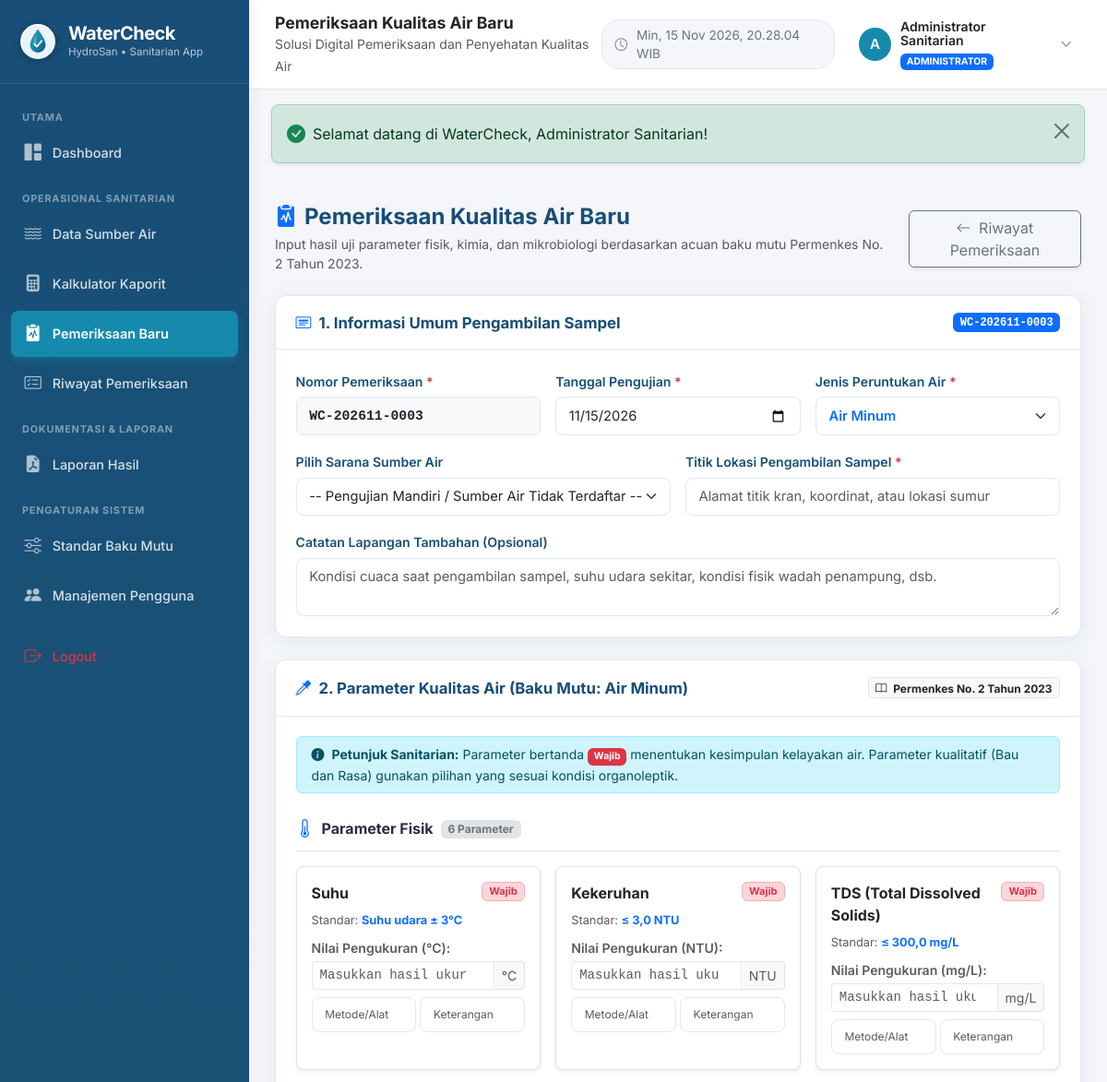
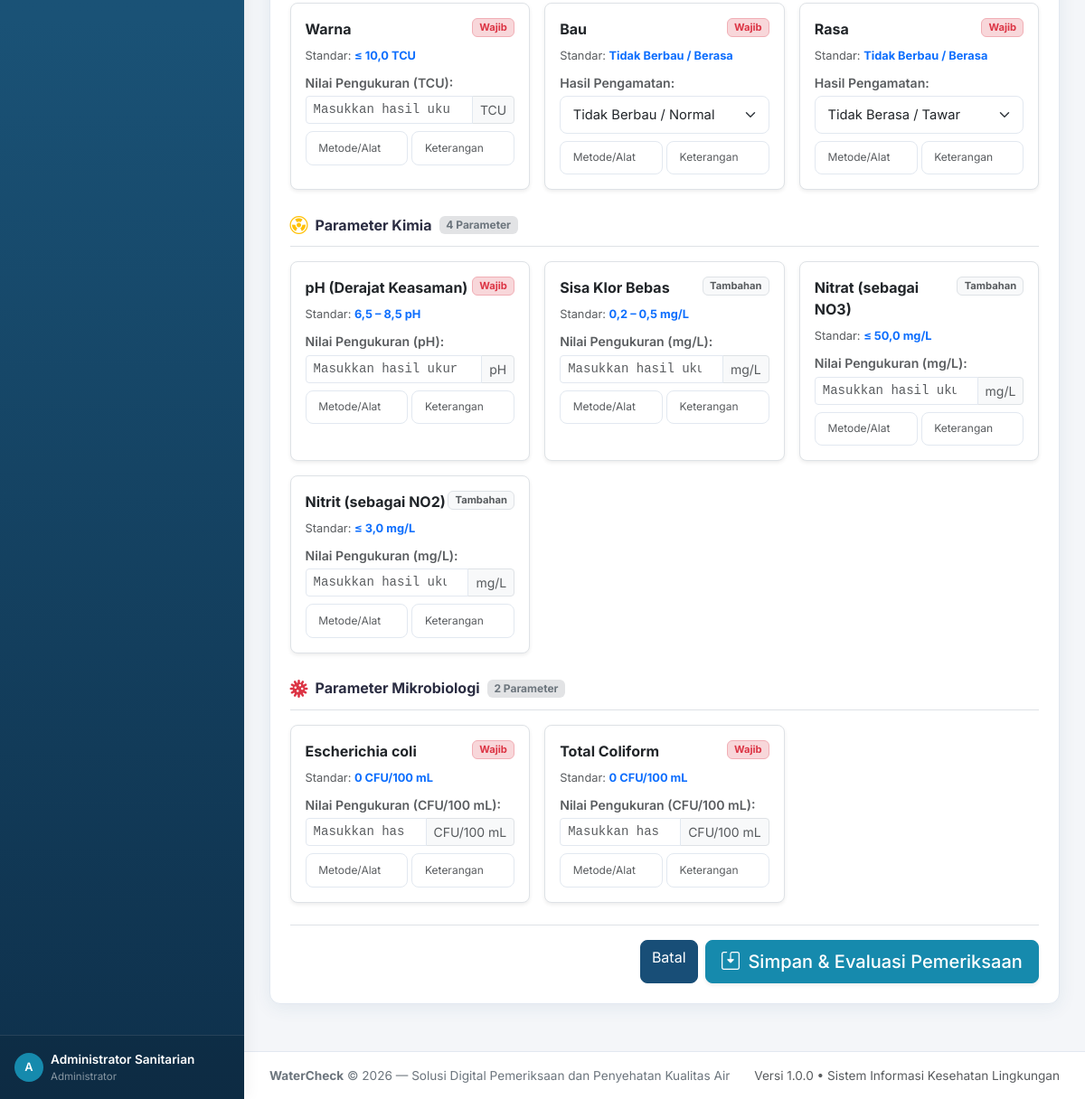
The page /pages/pemeriksaan/tambah.php (signed in) on the database its author committed (2 pictures, top to bottom).
### tables this page shows
CREATE TABLE `standar_baku_mutu` (
  `id` INT AUTO_INCREMENT PRIMARY KEY,
  `nama_parameter` VARCHAR(100) NOT NULL,
  `jenis_air` ENUM('Air Minum', 'Air Higiene Sanitasi') NOT NULL,
  `kategori` ENUM('Fisik', 'Kimia', 'Mikrobiologi') NOT NULL DEFAULT 'Fisik',
  `nilai_min` DECIMAL(10,3) NULL,
  `nilai_max` DECIMAL(10,3) NULL,
  `satuan` VARCHAR(50) NOT NULL,
  `operator` ENUM('MIN_MAX', 'MAX', 'MIN', 'EQUALS_ZERO', 'QUALITATIVE', 'SUHU') NOT NULL DEFAULT 'MAX',
  `wajib` TINYINT(1) NOT NULL DEFAULT 1 COMMENT '1 = Wajib, 0 = Tambahan/Opsional',
  `keterangan` TEXT NULL,
  `sumber_regulasi` VARCHAR(150) NOT NULL DEFAULT 'Permenkes No. 2 Tahun 2023',
  `tahun_regulasi` VARCHAR(10) NOT NULL DEFAULT '2023',
  `terverifikasi` TINYINT(1) NOT NULL DEFAULT 1 COMMENT '1 = Terverifikasi regulasi, 0 = Belum',
  `aktif` TINYINT(1) NOT NULL DEFAULT 1,
  `created_at` TIMESTAMP DEFAULT CURRENT_TIMESTAMP,
  `updated_at` TIMESTAMP DEFAULT CURRENT_TIMESTAMP ON UPDATE CURRENT_TIMESTAMP,
  INDEX `idx_standar_jenis` (`jenis_air`),
  INDEX `idx_standar_parameter` (`nama_parameter`),
  INDEX `idx_standar_aktif` (`aktif`)
);

### includes/functions.php (called while the page is built, shortened)
<?php
function formatAngka($number, int $decimals = 2): string {
    $num = (float)$number;
    return number_format($num, $decimals, ',', '.');
}
function generateNomorPemeriksaan(PDO $pdo): string {
    $prefix = 'WC-' . date('Ym') . '-';
    $stmt = $pdo->prepare("SELECT nomor_pemeriksaan FROM pemeriksaan WHERE nomor_pemeriksaan LIKE :prefix ORDER BY id DESC LIMIT 1");
    $stmt->execute([':prefix' => $prefix . '%']);
    $lastRecord = $stmt->fetch();
    if ($lastRecord && preg_match('/' . preg_quote($prefix, '/') . '(\d+)/', $lastRecord['nomor_pemeriksaan'], $matches)) {
        $nextNumber = (int)$matches[1] + 1;
    } else {
        $nextNumber = 1;
    }
    return $prefix . str_pad((string)$nextNumber, 4, '0', STR_PAD_LEFT);
}

### pages/pemeriksaan/tambah.php (the view, shortened to what this page needs)
<?php
require_once __DIR__ . '/../../includes/header.php';
require_once __DIR__ . '/../../includes/sidebar.php';
require_once __DIR__ . '/../../includes/navbar.php';
$selectedJenisAir = $_GET['jenis_air'] ?? 'Air Minum';
$nomorOtomatis = generateNomorPemeriksaan($pdo);
try {
    $stmt = $pdo->prepare("
        SELECT * FROM standar_baku_mutu
        WHERE jenis_air = :jenis_air AND aktif = 1 AND terverifikasi = 1
        ORDER BY FIELD(kategori, 'Fisik', 'Kimia', 'Mikrobiologi'), wajib DESC, id ASC
    ");
    $stmt->execute([':jenis_air' => $selectedJenisAir]);
    $standarList = $stmt->fetchAll();
} catch (PDOException $e) {
    $standarList = [];
}
$defaultLokasi = '';
?>
<div class="d-flex flex-column flex-md-row justify-content-between align-items-md-center mb-4 gap-3">
    <div>
        <h4 class="fw-bold mb-1" style="color: #184e77;">
            <i class="bi bi-clipboard2-pulse-fill text-primary me-2"></i>Pemeriksaan Kualitas Air Baru
        </h4>
        <p class="text-muted small mb-0">Input hasil uji parameter fisik, kimia, dan mikrobiologi berdasarkan acuan baku mutu Permenkes No. 2 Tahun 2023.</p>
    </div>
    <div>
        <a href="<?= BASE_URL; ?>pages/pemeriksaan/index.php" class="btn btn-outline-secondary shadow-sm">
            <i class="bi bi-arrow-left me-1"></i> Riwayat Pemeriksaan
        </a>
    </div>
</div>
<form action="<?= BASE_URL; ?>pages/pemeriksaan/proses.php" method="POST" id="formPemeriksaan" autocomplete="off">
    <div class="card-wc mb-4">
        <div class="card-wc-header">
            <h6 class="card-wc-title">
                <i class="bi bi-card-heading text-primary"></i> 1. Informasi Umum Pengambilan Sampel
            </h6>
            <span class="badge bg-primary font-monospace"><?= htmlspecialchars($nomorOtomatis); ?></span>
        </div>
        <div class="card-wc-body">
            <div class="row g-3">
                <div class="col-md-4">
                    <label for="nomor_pemeriksaan" class="form-label">Nomor Pemeriksaan <span class="text-danger">*</span></label>
                    <input type="text" class="form-control font-monospace fw-bold bg-light" id="nomor_pemeriksaan" name="nomor_pemeriksaan" value="<?= htmlspecialchars($nomorOtomatis); ?>" readonly required>
                </div>
                <div class="col-md-4">
                    <label for="tanggal_pemeriksaan" class="form-label">Tanggal Pengujian <span class="text-danger">*</span></label>
                    <input type="date" class="form-control" id="tanggal_pemeriksaan" name="tanggal_pemeriksaan" value="<?= date('Y-m-d'); ?>" required>
                </div>
                <div class="col-md-4">
                    <label for="jenis_air" class="form-label">Jenis Peruntukan Air <span class="text-danger">*</span></label>
                    <select class="form-select fw-semibold text-primary" id="jenis_air" name="jenis_air" onchange="gantiJenisAir(this.value)" required>
                        <option value="Air Minum" <?= ($selectedJenisAir === 'Air Minum') ? 'selected' : ''; ?>>Air Minum</option>
                    </select>
                </div>
                <div class="col-md-6">
                    <label for="sumber_air_id" class="form-label">Pilih Sarana Sumber Air</label>
                    <select class="form-select" id="sumber_air_id" name="sumber_air_id" onchange="updateLokasi(this)">
                        <option value="">-- Pengujian Mandiri / Sumber Air Tidak Terdaftar --</option>
                    </select>
                </div>
                <div class="col-md-6">
                    <label for="lokasi" class="form-label">Titik Lokasi Pengambilan Sampel <span class="text-danger">*</span></label>
                    <input type="text" class="form-control" id="lokasi" name="lokasi" placeholder="Alamat titik kran, koordinat, atau lokasi sumur" value="<?= htmlspecialchars($defaultLokasi); ?>" required>
                </div>
                <div class="col-12">
                    <label for="catatan" class="form-label">Catatan Lapangan Tambahan (Opsional)</label>
                    <textarea class="form-control" id="catatan" name="catatan" rows="2" placeholder="Kondisi cuaca saat pengambilan sampel, suhu udara sekitar, kondisi fisik wadah penampung, dsb."></textarea>
                </div>
            </div>
        </div>
    </div>
    <div class="card-wc mb-4">
        <div class="card-wc-header d-flex justify-content-between align-items-center">
            <h6 class="card-wc-title">
                <i class="bi bi-eyedropper text-primary"></i> 2. Parameter Kualitas Air (Baku Mutu: <?= htmlspecialchars($selectedJenisAir); ?>)
            </h6>
            <span class="badge bg-light text-dark border">
                <i class="bi bi-book me-1"></i> Permenkes No. 2 Tahun 2023
            </span>
        </div>
        <div class="card-wc-body">
            <div class="alert alert-info py-2 small mb-4">
                <i class="bi bi-info-circle-fill me-1"></i>
                <strong>Petunjuk Sanitarian:</strong> Parameter bertanda <span class="badge bg-danger py-1">Wajib</span> menentukan kesimpulan kelayakan air. Parameter kualitatif (Bau dan Rasa) gunakan pilihan yang sesuai kondisi organoleptik.
            </div>
            <?php
            $grouped = [];
            foreach ($standarList as $st) {
                $grouped[$st['kategori']][] = $st;
            }
            ?>
            <?php foreach (['Fisik', 'Kimia', 'Mikrobiologi'] as $kategori): ?>
                <?php if (!empty($grouped[$kategori])): ?>
                    <div class="mb-4">
                        <div class="d-flex align-items-center gap-2 mb-3 pb-2 border-bottom">
                            <?php if ($kategori === 'Fisik'): ?>
                                <i class="bi bi-thermometer-half text-primary fs-5"></i>
                            <?php elseif ($kategori === 'Kimia'): ?>
                                <i class="bi bi-radioactive text-warning fs-5"></i>
                            <?php else: ?>
                                <i class="bi bi-virus text-danger fs-5"></i>
                            <?php endif; ?>
                            <h6 class="fw-bold mb-0 text-primary-dark">Parameter <?= htmlspecialchars($kategori); ?></h6>
                            <span class="badge bg-secondary-subtle text-secondary small"><?= count($grouped[$kategori]); ?> Parameter</span>
                        </div>
                        <div class="row g-3">
                            <?php foreach ($grouped[$kategori] as $std): ?>
                                <div class="col-md-6 col-lg-4">
                                    <div class="p-3 border rounded-3 bg-white h-100 shadow-sm">
                                        <div class="d-flex justify-content-between align-items-start mb-2">
                                            <span class="fw-bold text-dark"><?= htmlspecialchars($std['nama_parameter']); ?></span>
                                            <?php if ($std['wajib']): ?>
                                                <span class="badge bg-danger-subtle text-danger border border-danger-subtle" style="font-size: 0.7rem;">Wajib</span>
                                            <?php else: ?>
                                                <span class="badge bg-light text-muted border" style="font-size: 0.7rem;">Tambahan</span>
                                            <?php endif; ?>
                                        </div>
                                        <div class="text-muted small mb-2" style="font-size: 0.8rem;">
                                            Standar:
                                            <strong class="text-primary">
                                                <?php
                                                if ($std['operator'] === 'MIN_MAX') {
                                                    echo formatAngka($std['nilai_min'], 1) . ' – ' . formatAngka($std['nilai_max'], 1) . ' ' . $std['satuan'];
                                                } elseif ($std['operator'] === 'MAX') {
                                                    echo '&le; ' . formatAngka($std['nilai_max'], 1) . ' ' . $std['satuan'];
                                                } elseif ($std['operator'] === 'EQUALS_ZERO') {
                                                    echo '0 ' . $std['satuan'];
                                                } elseif ($std['operator'] === 'QUALITATIVE') {
                                                    echo 'Tidak Berbau / Berasa';
                                                } elseif ($std['operator'] === 'SUHU') {
                                                    echo 'Suhu udara &plusmn; 3°C';
                                                }
                                                ?>
                                            </strong>
                                        </div>
                                        <div class="mb-2">
                                            <?php if ($std['operator'] === 'QUALITATIVE'): ?>
                                                <label class="form-label small text-muted mb-1">Hasil Pengamatan:</label>
                                                <select class="form-select form-select-sm" name="nilai_kualitatif[<?= $std['id']; ?>]">
                                                    <option value="Tidak Berbau" <?= str_contains(strtolower($std['nama_parameter']), 'bau') ? 'selected' : ''; ?>>Tidak Berbau / Normal</option>
                                                    <option value="Tidak Berasa" <?= str_contains(strtolower($std['nama_parameter']), 'rasa') ? 'selected' : ''; ?>>Tidak Berasa / Tawar</option>
                                                </select>
                                            <?php else: ?>
                                                <label class="form-label small text-muted mb-1">Nilai Pengukuran (<?= htmlspecialchars($std['satuan']); ?>):</label>
                                                <div class="input-group input-group-sm">
                                                    <input type="number" step="any" class="form-control font-monospace" name="nilai_hasil[<?= $std['id']; ?>]" placeholder="Masukkan hasil ukur">
                                                    <span class="input-group-text bg-light text-muted small"><?= htmlspecialchars($std['satuan']); ?></span>
                                                </div>
                                            <?php endif; ?>
                                        </div>
                                        <div class="row g-1">
                                            <div class="col-6">
                                                <input type="text" class="form-control form-control-sm" name="metode[<?= $std['id']; ?>]" placeholder="Metode/Alat" style="font-size: 0.75rem;">
                                            </div>
                                            <div class="col-6">
                                                <input type="text" class="form-control form-control-sm" name="keterangan_param[<?= $std['id']; ?>]" placeholder="Keterangan" style="font-size: 0.75rem;">
                                            </div>
                                        </div>
                                    </div>
                                </div>
                            <?php endforeach; ?>
                        </div>
                    </div>
                <?php endif; ?>
            <?php endforeach; ?>
            <div class="d-flex justify-content-end gap-2 mt-4 pt-3 border-top">
                <a href="<?= BASE_URL; ?>pages/pemeriksaan/index.php" class="btn btn-secondary">
                    Batal
                </a>
                <button type="submit" class="btn btn-primary btn-lg shadow-sm">
                    <i class="bi bi-save2 me-1"></i> Simpan & Evaluasi Pemeriksaan
                </button>
            </div>
        </div>
    </div>
</form>
<?php
require_once __DIR__ . '/../../includes/footer.php';
?>

### assets/css/style.css (style rules this page uses)
:root { --wc-primary: #168aad; --wc-primary-dark: #184e77; --wc-primary-hover: #1a759f; --wc-accent: #52b69a; --wc-accent-light: #d8f3dc; --wc-bg: #f4f6f9; --wc-sidebar-bg: #184e77; --wc-sidebar-hover: #1e6091; --wc-sidebar-active: #168aad; --wc-text-main: #2b2d42; --wc-text-muted: #6c757d; --wc-success: #2a9d8f; --wc-warning: #e9c46a; --wc-danger: #e76f51; --wc-border: #e2e8f0; --wc-radius: 12px; --wc-shadow: 0 4px 20px rgba(24, 78, 119, 0.08); }
body { font-family: 'Inter', -apple-system, BlinkMacSystemFont, 'Segoe UI', Roboto, Helvetica, Arial, sans-serif; background-color: var(--wc-bg); color: var(--wc-text-main); min-height: 100vh; overflow-x: hidden; }
a { color: var(--wc-primary); text-decoration: none; transition: all 0.2s ease; }
.btn-primary { background-color: var(--wc-primary); border-color: var(--wc-primary); color: #fff; border-radius: 8px; font-weight: 500; padding: 0.5rem 1.1rem; transition: all 0.2s; }
.btn-secondary { background-color: var(--wc-primary-dark); border-color: var(--wc-primary-dark); border-radius: 8px; color: #fff; }
.card-wc { background: #ffffff; border: 1px solid var(--wc-border); border-radius: var(--wc-radius); box-shadow: var(--wc-shadow); margin-bottom: 1.5rem; transition: transform 0.2s ease, box-shadow 0.2s ease; }
.card-wc-header { padding: 1.15rem 1.35rem; border-bottom: 1px solid var(--wc-border); display: flex; align-items: center; justify-content: space-between; }
.card-wc-title { margin: 0; font-size: 1.05rem; font-weight: 700; color: var(--wc-primary-dark); display: flex; align-items: center; gap: 8px; }
.card-wc-body { padding: 1.35rem; }
.form-label { font-weight: 600; font-size: 0.88rem; color: var(--wc-primary-dark); margin-bottom: 0.4rem; }
.form-control, .form-select { border-radius: 8px; border: 1px solid var(--wc-border); padding: 0.55rem 0.85rem; font-size: 0.92rem; transition: border-color 0.15s ease-in-out, box-shadow 0.15s ease-in-out; }

### rows shown on the page
standar_baku_mutu: nama_parameter "Suhu", wajib "Wajib", operator "Suhu udara ± 3°C", satuan "°C"
standar_baku_mutu: nama_parameter "Kekeruhan", wajib "Wajib", nilai_max "3,0", satuan "NTU"
standar_baku_mutu: nama_parameter "TDS (Total Dissolved Solids)", wajib "Wajib", nilai_max "300,0", satuan "mg/L"
standar_baku_mutu: nama_parameter "Warna", wajib "Wajib", nilai_max "10,0", satuan "TCU"
standar_baku_mutu: nama_parameter "Bau", wajib "Wajib", operator "Tidak Berbau / Berasa", nama_parameter+id "Tidak Berbau / Normal"
standar_baku_mutu: nama_parameter "Rasa", wajib "Wajib", operator "Tidak Berbau / Berasa", nama_parameter+id "Tidak Berasa / Tawar"
standar_baku_mutu: nama_parameter "pH (Derajat Keasaman)", wajib "Wajib", nilai_min "6,5", nilai_max "8,5", satuan "pH"
standar_baku_mutu: nama_parameter "Sisa Klor Bebas", wajib "Tambahan", nilai_min "0,2", nilai_max "0,5", satuan "mg/L"
standar_baku_mutu: nama_parameter "Nitrat (sebagai NO3)", wajib "Tambahan", nilai_max "50,0", satuan "mg/L"
standar_baku_mutu: nama_parameter "Nitrit (sebagai NO2)", wajib "Tambahan", nilai_max "3,0", satuan "mg/L"
standar_baku_mutu: nama_parameter "Escherichia coli", wajib "Wajib", satuan "CFU/100 mL"
standar_baku_mutu: nama_parameter "Total Coliform", wajib "Wajib", satuan "CFU/100 mL"

### other values the page prints
APP_NAME "WaterCheck"
APP_ALT_NAME "HydroSan"
substr($currentUser['nama'] ?? 'U', 0, 1) "A"
$currentUser['nama'] "Administrator Sanitarian"
$pageTitle "Pemeriksaan Kualitas Air Baru"
APP_TAGLINE "Solusi Digital Pemeriksaan dan Penyehatan Kualitas Air"
$flash['message'] "Selamat datang di WaterCheck, Administrator Sanitarian!"
$nomorOtomatis "WC-202611-0003"
$selectedJenisAir "Air Minum"
$kategori "Fisik"
count($grouped[$kategori]) "6"
$kategori "Kimia"
count($grouped[$kategori]) "4"
$kategori "Mikrobiologi"
count($grouped[$kategori]) "2"
